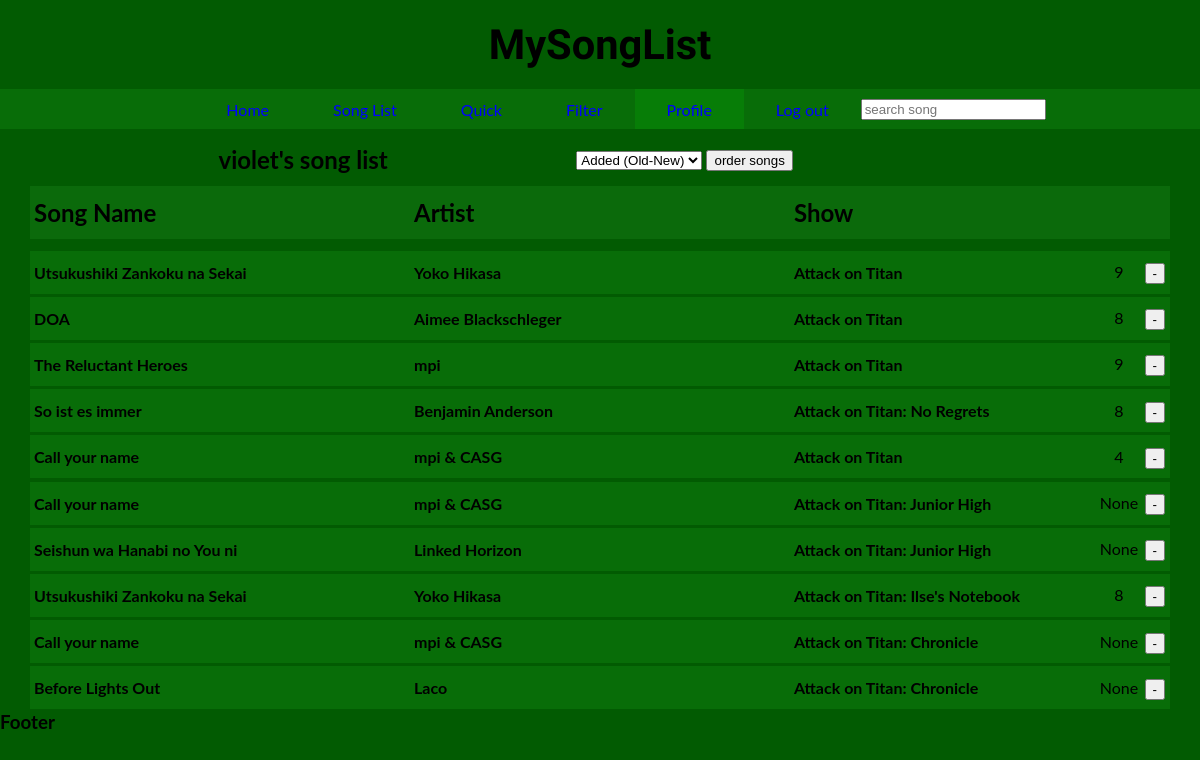
/profile/ (signed in), run on the app's committed database.
### search/models.py (models this page shows, shortened)
class UserList(models.Model): # List of Songs that have been added by users
    ProfileUser = models.ForeignKey(MySongUser, on_delete=models.CASCADE)
    ProfileSong = models.ForeignKey(AotData, on_delete=models.CASCADE)
    ProfileScore = models.IntegerField(blank=True, null=True, unique=False)
    class Meta:
        unique_together = [['ProfileUser', 'ProfileSong']]

class AotData(models.Model): # Entire Song Dataset
    song = models.CharField(max_length=200)
    artist = models.CharField(max_length=200)
    annid = models.IntegerField(blank=True)
    show = models.CharField(max_length=200)
    opedin = models.CharField(max_length=25)
    h720 = models.URLField(max_length=100, blank=True)
    h480 = models.URLField(max_length=100, blank=True)
    mp3 = models.URLField(max_length=100, blank=True)

### search/views.py (the view)
# urls.py: path('profile/', views.profile, name='profile'),
def profile(request):
    start_time_filter = time.time() # timing function
    profile_songs = UserList.objects.all() # grabs every user list project
    if request.method == 'POST':  # post request profile.html
        if 'profile-order-type' in request.POST:
            order_method = request.POST['profile-order-type']
            if order_method == 'added-order-old':  #default, Old --> New
                profile_songs = profile_songs.order_by('ProfileSong')
            elif order_method == 'added-order-new':  #flip default, New --> Old
                profile_songs = profile_songs.order_by('-ProfileSong')
            elif order_method == 'song-score-hl': # song score, High --> Low ("None" at bottom)
                profile_songs = profile_songs.order_by('-ProfileScore')
            elif order_method == 'song-score-lh':  #song score, Low --> High ("None" at top)
                profile_songs = profile_songs.order_by('ProfileScore')
            elif order_method == 'song-az': # if song-az
                song_az_set = [] # empty list
                profile_songsaz = UserList.objects.filter(ProfileUser = request.user.pk)
                for i in profile_songsaz:
                    song_az_set.append((i.ProfileSong.song, i.ProfileSong.pk))
                song_az_set.sort(key=lambda tup: tup[0].lower())
                profile_songs = []
                for j in range(len(song_az_set)):
                    for k in range(len(profile_songsaz)):
                        if song_az_set[j][1] == profile_songsaz[k].ProfileSong.pk:
                            profile_songs.append(profile_songsaz[k])
            elif order_method == 'song-za': # opposite alphabetical order
                song_za_set = []
                profile_songsza = UserList.objects.filter(ProfileUser = request.user.pk)
                for i in profile_songsza:
                    song_za_set.append((i.ProfileSong.song, i.ProfileSong.pk))
                song_za_set.sort(key=lambda tup: tup[0].lower(), reverse=True)
                profile_songs = []
                for j in range(len(song_za_set)):
                    for k in range(len(profile_songsza)):
                        if song_za_set[j][1] == profile_songsza[k].ProfileSong.pk:
                            profile_songs.append(profile_songsza[k])
            elif order_method == 'artist-az': # alphabetical order artists
                artist_az_set = []
                profile_artistsaz = UserList.objects.filter(ProfileUser = request.user.pk)
                for i in profile_artistsaz:
                    artist_az_set.append((i.ProfileSong.artist, i.ProfileSong.pk))
                artist_az_set.sort(key=lambda tup: tup[0].lower())
                profile_artists = []
                for j in range(len(artist_az_set)):
                    for k in range(len(profile_artistsaz)):
                        if artist_az_set[j][1] == profile_artistsaz[k].ProfileSong.pk:
                            profile_artists.append(profile_artistsaz[k])
                profile_songs = profile_artists
            elif order_method == 'artist-za': # anti-alphabetical order artists
                artist_za_set = []
                profile_artistsza = UserList.objects.filter(ProfileUser = request.user.pk)
                for i in profile_artistsza:
                    artist_za_set.append((i.ProfileSong.artist, i.ProfileSong.pk))
                artist_za_set.sort(key=lambda tup: tup[0].lower(), reverse=True)
                profile_artists = []
                for j in range(len(artist_za_set)):
                    for k in range(len(profile_artistsza)):
                        if artist_za_set[j][1] == profile_artistsza[k].ProfileSong.pk:
                            profile_artists.append(profile_artistsza[k])
                profile_songs = profile_artists
            elif order_method == 'show-az': # alphabetical order shows
                show_az_set = []
                profile_showsaz = UserList.objects.filter(ProfileUser = request.user.pk)
                for i in profile_showsaz:
                    show_az_set.append((i.ProfileSong.show, i.ProfileSong.pk))
                show_az_set.sort(key=lambda tup: tup[0].lower())
                profile_shows = []
                for j in range(len(show_az_set)):
                    for k in range(len(profile_showsaz)):
                        if show_az_set[j][1] == profile_showsaz[k].ProfileSong.pk:
                            profile_shows.append(profile_showsaz[k])
                profile_songs = profile_shows
            elif order_method == 'show-za': # anti-alphabetical order shows
                show_za_set = []
                profile_showsza = UserList.objects.filter(ProfileUser = request.user.pk)
                for i in profile_showsza:
                    show_za_set.append((i.ProfileSong.show, i.ProfileSong.pk))
                show_za_set.sort(key=lambda tup: tup[0].lower(), reverse=True)
                profile_shows = []
                for j in range(len(show_za_set)):
                    for k in range(len(profile_showsza)):
                        if show_za_set[j][1] == profile_showsza[k].ProfileSong.pk:
                            profile_shows.append(profile_showsza[k])
                profile_songs = profile_shows
            total_time = time.time() - start_time_filter # end timer
            total_time = round(total_time, 5) # round timer to 5 decimal places
            return render(request, 'search/profile.html', {
                'profile_songs': profile_songs, # ordered list of profile songs
                'cp1': order_method, # method/type of order
                'total_time': total_time, # time taken to order
            })
        elif 'song_primary_key_remove' in request.POST: # scenerio where user adds to song list
            song_primary_remove = request.POST.get('song_primary_key_remove') # pk of song
            user_primary_remove = request.POST.get('user_primary_key_remove') # user pk
            aotsnippet_remove = AotData.objects.get(pk=int(song_primary_remove))
            usersnippet_remove = MySongUser.objects.get(pk=int(user_primary_remove))
            usersnippet_remove.my_songs.remove(aotsnippet_remove)
            return HttpResponse('Removed song')
        elif 'song_score' in request.POST: # post request for changing score of user song
            user_pk = request.user.pk # current user primary key
            song_pk_score = request.POST.get('song_primary_key_score') # user pk on song
            song_score = request.POST.get('song_score') # get score of song in user list
            for i in range(len(profile_songs)):
                if (profile_songs[i].ProfileUser.pk == int(user_pk)
                and profile_songs[i].ProfileSong.pk == int(song_pk_score)):
                    score_change_song = profile_songs[i] # initialize user list song
                    score_change_song.ProfileScore = int(song_score) # set score to score
                    score_change_song.save(update_fields=['ProfileScore']) # update field
                    return render(request, 'search/profile.html', {
                        'profile_songs': profile_songs,
                    })
            return render(request, 'search/profile.html', {
                'profile_songs': profile_songs,
            })
        else:
            return HttpResponse('VioletMiko')
    else:
        total_time = time.time() - start_time_filter # end timer
        total_time = round(total_time, 5) # round timer to 5 decimal places
        return render(request, 'search/profile.html', {
            'profile_songs': profile_songs,
            'total_time': total_time,
        })

### search/templates/search/profile.html (shortened to what this page needs)
{% extends 'search/base.html' %}
{% load static %}
    {% block content %}
    {% if user.is_authenticated %}
    <div class="profile-header">
        <div class="profile-header-user">
            <h2>{{ user }}'s song list</h2>
        </div>
        <form method=POST action="" class="profile-header-form">
            <select name="profile-order-type" id="profile-order-type">
                <option value="added-order-old">Added (Old-New)</option>
            </select>
            <input
            type="submit"
            value="order songs"
            name="profile-order"
            >
        </form>
    </div>
    <div id="song_list_header_space">
    </div>
    <div class="single main-header">
        <h4>
            Song Name
        </h4>
        <h4>
            Artist
        </h4>
        <h4>
            Show
        </h4>
    </div>
    <ul id="results" class="result">
    </ul>
    {% for data in profile_songs %}
    {% if data.ProfileUser.MyUser == user %}
    <div class="song-info-div">
        <li class="content">
            <div onclick=show(this)>
                <div class="single main-results">
                    <h4>
                        {{ data.ProfileSong.song }}
                    </h4>
                    <h4>
                        {{ data.ProfileSong.artist }}
                    </h4>
                    <h4>
                        {{ data.ProfileSong.show }}
                    </h4>
                </div>
            </div>
        </li>
        <div class="song-add-div">
            <form method=POST name="profile-remove">
                <input
                type="submit"
                value="-"
                name="submit_remove">
            </form>
        </div>
        <div class="wrapper-score">
            <div class="profile-form">
                <form action="{% url 'profile' %}" method=POST>
                </form>
            </div>
            <div class="profile-score">
                <center>
                    <p class="data-profile-score">{{ data.ProfileScore }}</p>
                </center>
            </div>
        </div>
    </div>
    {% endif %}
    {% endfor %}
    {% endif %}
    {% endblock %}

### search/static/css/style.css (style rules this page uses)
* { box-sizing: border-box; margin: 0; }
body { background-color: rgb(2, 91, 2); font-family: 'Lato', sans-serif; }
.content { list-style-type: none; padding: 0.1rem 0rem; }
.result { padding: 5px 0px; }
.single { display: flex; flex-direction: row; flex-wrap: nowrap; padding: 0.75rem 0rem; }
.main-header { background-color: rgb(11, 106, 11); font-size: 1.5rem; position: sticky; top: 0px; }
.single > h4 { flex-grow: 1; flex-shrink: 0; padding-left: 0.25rem; }
.single > h4:nth-child(1), .single > h4:nth-child(2), .single > h4:nth-child(3) { flex-basis: 5px; }
.main-results { background-color: rgb(8, 109, 8); }
#song_list_header_space { padding: 6px 0px; }
.song-info-div { display: block; position: relative; }
.song-add-div { display: block; position: absolute; right: 5px; top: 13px; }
.profile-form { display: block; position: absolute; top: 13px; right: 30px; width: 40px; }
.profile-score { background-color:rgb(8, 109, 8); display: block; position: absolute; top: 13px; right: 30px; width: 42px; height: 24px; }
.data-profile-score { display: block; }
.profile-header { display: flex; justify-content: center; justify-content: space-evenly; padding-top: 1rem; }
.profile-header-form { margin: auto 0px; }

### data on the page
UserList: ProfileSong.song "Utsukushiki Zankoku na Sekai", ProfileSong.artist "Yoko Hikasa", ProfileSong.show "Attack on Titan", ProfileScore "9"
UserList: ProfileSong.song "DOA", ProfileSong.artist "Aimee Blackschleger", ProfileSong.show "Attack on Titan", ProfileScore "8"
UserList: ProfileSong.song "The Reluctant Heroes", ProfileSong.artist "mpi", ProfileSong.show "Attack on Titan", ProfileScore "9"
UserList: ProfileSong.song "So ist es immer", ProfileSong.artist "Benjamin Anderson", ProfileSong.show "Attack on Titan: No Regrets", ProfileScore "8"
UserList: ProfileSong.song "Call your name", ProfileSong.artist "mpi & CASG", ProfileSong.show "Attack on Titan", ProfileScore "4"
UserList: ProfileSong.song "Call your name", ProfileSong.artist "mpi & CASG", ProfileSong.show "Attack on Titan: Junior High", ProfileScore "None"
UserList: ProfileSong.song "Seishun wa Hanabi no You ni", ProfileSong.artist "Linked Horizon", ProfileSong.show "Attack on Titan: Junior High", ProfileScore "None"
UserList: ProfileSong.song "Utsukushiki Zankoku na Sekai", ProfileSong.artist "Yoko Hikasa", ProfileSong.show "Attack on Titan: Ilse's Notebook", ProfileScore "8"
UserList: ProfileSong.song "Call your name", ProfileSong.artist "mpi & CASG", ProfileSong.show "Attack on Titan: Chronicle", ProfileScore "None"
UserList: ProfileSong.song "Before Lights Out", ProfileSong.artist "Laco", ProfileSong.show "Attack on Titan: Chronicle", ProfileScore "None"

### other printed values
{{ user }} "violet"
